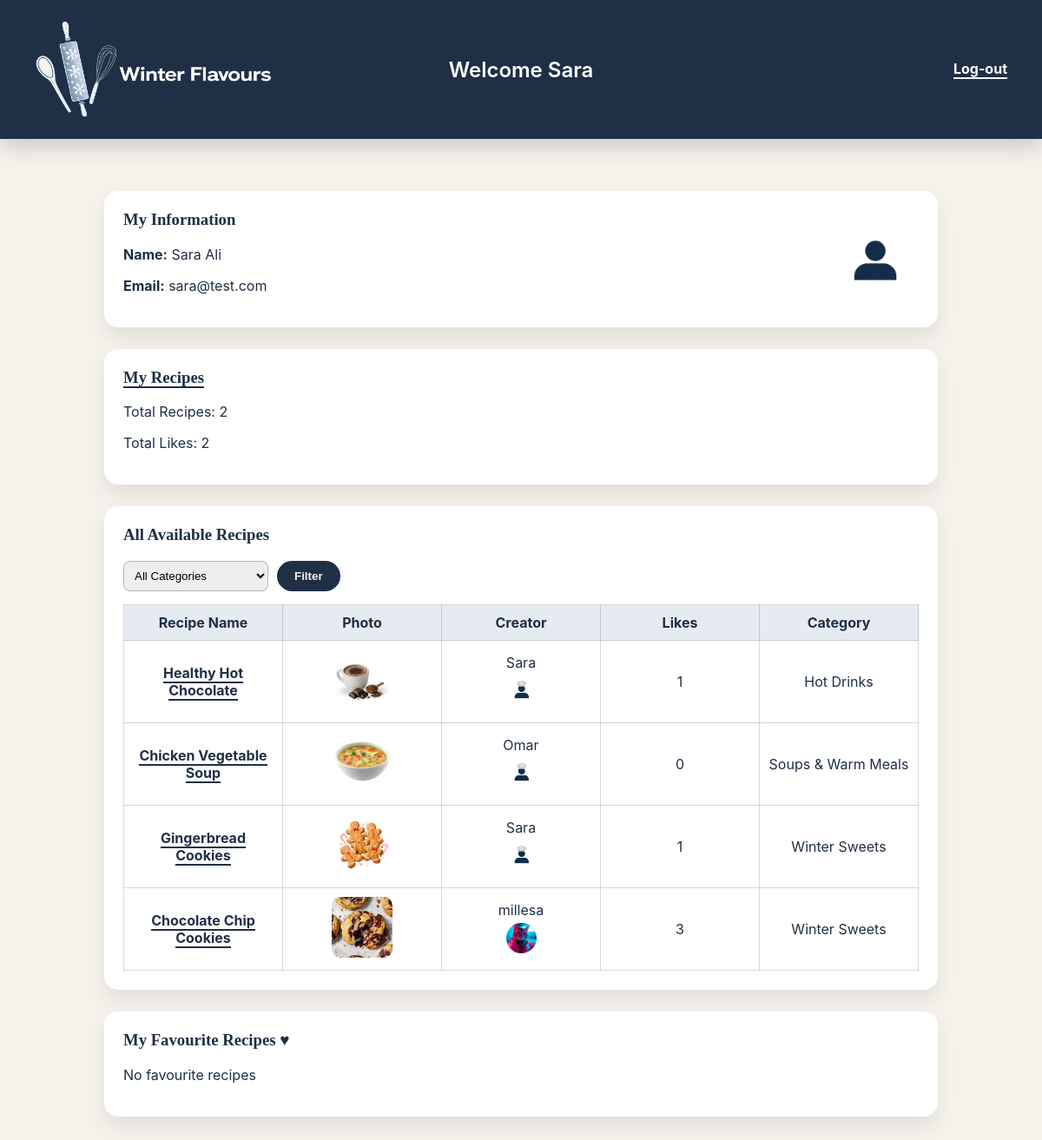
Page /Userpage.php (signed in) on the committed database.
### tables this page shows
CREATE TABLE `User` (
  `id` int NOT NULL,
  `userType` varchar(10) NOT NULL,
  `firstName` varchar(50) NOT NULL,
  `lastName` varchar(50) NOT NULL,
  `emailAddress` varchar(100) NOT NULL,
  `password` varchar(255) NOT NULL,
  `photoFileName` varchar(255) DEFAULT 'default.png'
);

CREATE TABLE `Recipe` (
  `id` int NOT NULL,
  `userID` int NOT NULL,
  `categoryID` int NOT NULL,
  `name` varchar(100) NOT NULL,
  `description` text NOT NULL,
  `photoFileName` varchar(255) NOT NULL,
  `videoFilePath` varchar(255) DEFAULT NULL
);

CREATE TABLE `RecipeCategory` (
  `id` int NOT NULL,
  `categoryName` varchar(50) NOT NULL
);

### Userpage.php (the view, shortened to what this page needs)
<?php
include("db.php");
$user_id = $_SESSION['userID'];
$user_sql = "SELECT * FROM User WHERE id='$user_id'";
$user_result = mysqli_query($conn, $user_sql);
$user = mysqli_fetch_assoc($user_result);
$count_sql = "SELECT COUNT(*) AS totalRecipes FROM Recipe WHERE userID='$user_id'";
$count_result = mysqli_query($conn,$count_sql);
$count = mysqli_fetch_assoc($count_result);
$likes_sql = "SELECT COUNT(*) AS totalLikes
FROM Likes
JOIN Recipe ON Likes.recipeID = Recipe.id
WHERE Recipe.userID='$user_id'";
$likes_result = mysqli_query($conn,$likes_sql);
$likes = mysqli_fetch_assoc($likes_result);
if($_SERVER['REQUEST_METHOD'] == "POST" && !empty($_POST['category'])){
    $cat = mysqli_real_escape_string($conn, $_POST['category']);
    $recipes_sql = "SELECT Recipe.*, User.firstName, User.photoFileName AS userPhoto,
    RecipeCategory.categoryName,
    COUNT(Likes.recipeID) AS likes
    FROM Recipe
    JOIN User ON Recipe.userID = User.id
    JOIN RecipeCategory ON Recipe.categoryID = RecipeCategory.id
    LEFT JOIN Likes ON Recipe.id = Likes.recipeID
    WHERE RecipeCategory.categoryName='$cat'
    GROUP BY Recipe.id";
}else{
    $recipes_sql = "SELECT Recipe.*, User.firstName, User.photoFileName AS userPhoto,
    RecipeCategory.categoryName,
    COUNT(Likes.recipeID) AS likes
    FROM Recipe
    JOIN User ON Recipe.userID = User.id
    JOIN RecipeCategory ON Recipe.categoryID = RecipeCategory.id
    LEFT JOIN Likes ON Recipe.id = Likes.recipeID
    GROUP BY Recipe.id";
}
$recipes_result = mysqli_query($conn,$recipes_sql);
$fav_sql = "SELECT Recipe.*
FROM Favourites
JOIN Recipe ON Favourites.recipeID = Recipe.id
WHERE Favourites.userID='$user_id'";
$fav_result = mysqli_query($conn,$fav_sql);
?>
<!DOCTYPE html>
<html lang="en">
<head>
<link rel="stylesheet" href="style.css">
</head>
<body>
<header class="wf-header">
  <div class="wf-header-inner">
    <div class="logo-box">
      <img src="images/logo.png" id="Logo">
    </div>
    <div class="header-center">
      <h2 class="welcome-text">
        Welcome <span class="username"><?php echo $user['firstName']; ?></span>
      </h2>
    </div>
    <a href="logout.php" class="logout">Log-out</a>
  </div>
</header>
<main class="user-page">
<section class="box info-box">
  <div>
    <h3>My Information</h3>
    <p><strong>Name:</strong>
      <?php echo $user['firstName']." ".$user['lastName']; ?>
    </p>
    <p><strong>Email:</strong>
      <?php echo $user['emailAddress']; ?>
    </p>
  </div>
<?php
$photo = (!empty($user['photoFileName']) && $user['photoFileName'] != 'profile.png')
          ? $user['photoFileName']
          : 'comments.png';
?>
<img id="profileImage" src="images/<?php echo $photo; ?>" class="profile-photo" alt="User Photo">
</section>
<section class="box">
  <h3><a href="MyRecipes.php" class="link">My Recipes</a></h3>
  <p>Total Recipes: <?php echo $count['totalRecipes']; ?></p>
  <p>Total Likes: <?php echo $likes['totalLikes']; ?></p>
</section>
<section class="box">
  <h3>All Available Recipes</h3>
  <form method="POST" class="filter">
    <select name="category">
  <option value="">All Categories</option>
</select>
    <button type="submit" class="filter-btn">Filter</button>
  </form>
<?php if(mysqli_num_rows($recipes_result) == 0){ ?>
  <p>No recipes found</p>
<?php } else { ?>
<table>
<thead>
<tr>
<th>Recipe Name</th>
<th>Photo</th>
<th>Creator</th>
<th>Likes</th>
<th>Category</th>
</tr>
</thead>
<tbody>
<?php while($row = mysqli_fetch_assoc($recipes_result)){ ?>
<tr>
<td>
<a href="viewRecipe.php?id=<?php echo $row['id']; ?>" class="link">
<?php echo $row['name']; ?>
</a>
</td>
<td>
<img src="images/<?php echo $row['photoFileName']; ?>" class="recipe-photo">
</td>
<td>
<?php echo $row['firstName']; ?><br>
<img src="images/<?php echo !empty($row['userPhoto']) ? $row['userPhoto'] : 'comments.png'; ?>" class="profile-photo">
</td>
<td><?php echo $row['likes']; ?></td>
<td><?php echo $row['categoryName']; ?></td>
</tr>
<?php } ?>
</tbody>
</table>
<?php } ?>
</section>
<section class="box">
<h3>My Favourite Recipes ♥</h3>
<?php if(mysqli_num_rows($fav_result)==0){ ?>
<p>No favourite recipes</p>
<?php } ?>
</section>
</main>
</body>
</html>

### style.css (style rules this page uses)
.wf-header { background:#1f2f46; height:160px; display:flex; align-items:center; box-shadow:0 8px 24px rgba(0,0,0,.18); position:relative; }
.wf-header-inner { max-width:1200px; width:100%; margin:auto; padding:0 40px; display:flex; align-items:center; justify-content:space-between; }
#Logo { height:200%; width:auto; }
.logo-box { width:auto; height:56px; border-radius:14px; display:flex; align-items:center; justify-content:center; }
* { box-sizing: border-box; }
body { margin: 0; font-family: system-ui, -apple-system, "Segoe UI", Roboto, Arial, sans-serif; background-color: #3E2723; }
.link { color: #374254; font-weight: 700; text-decoration: underline; }
.link { font-weight: 700; color: #1f2f46; text-decoration: none; border-bottom: 2px solid #1f2f46; }
body { background: #f5f2ec; font-family: "Inter", sans-serif; color: #1f2f46; }
.user-page { max-width: 1000px; margin: 40px auto; padding: 20px; }
.box { background: #ffffff; border-radius: 16px; padding: 22px; margin-bottom: 25px; box-shadow: 0 12px 25px rgba(0,0,0,0.08); }
.box h3 { margin-top: 0; font-family: "Playfair Display", serif; }
.info-box { display: flex; justify-content: space-between; align-items: center; }
.info-box img { width: 100px; height: 100px; border-radius: 12px; object-fit: cover; }
.filter { display: flex; gap: 10px; margin-bottom: 15px; }
select { padding: 8px; border-radius: 8px; border: 1px solid rgba(31,47,70,0.3); }
.filter-btn { padding: 8px 20px; border-radius: 999px; border: none; background: #1f2f46; color: #f5f2ec; font-weight: 700; cursor: pointer; }
table { width: 100%; border-collapse: collapse; table-layout: fixed; }
th, td { border: 1px solid rgba(0,0,0,0.15); padding: 10px; text-align: center; word-wrap: break-word; }
th { background: #e6ebf3; }
.link { color: #1f2f46; font-weight: 700; text-decoration: none; border-bottom: 2px solid #1f2f46; }
.recipe-photo { width: 70px; height: 70px; object-fit: cover; border-radius: 10px; }
.profile-photo { width: 35px; height: 35px; border-radius: 50%; margin-top: 5px; object-fit: cover; }
.logout { font-weight: 700; text-decoration: none; color: #ffffff; border-bottom: 2px solid #ffffff; }
.header-center { position:absolute; left:50%; transform:translateX(-50%); }
.welcome-text { font-size:24px; font-weight:600; color:#ffffff; margin:0; }

### rows in the picture
user: firstName "Sara", lastName "Ali", emailAddress "sara@test.com"
recipe: name "Healthy Hot Chocolate", photoFileName (picture), userID.firstName "Sara", userID.photoFileName (placeholder picture), likes "1", categoryID.categoryName "Hot Drinks"
recipe: name "Chicken Vegetable Soup", photoFileName (picture), userID.firstName "Omar", userID.photoFileName (placeholder picture), likes "0", categoryID.categoryName "Soups & Warm Meals"
recipe: name "Gingerbread Cookies", photoFileName (picture), userID.firstName "Sara", userID.photoFileName (placeholder picture), likes "1", categoryID.categoryName "Winter Sweets"
recipe: name "Chocolate Chip Cookies", photoFileName (picture), userID.firstName "millesa", userID.photoFileName (picture), likes "3", categoryID.categoryName "Winter Sweets"

### other values in the picture
$count['totalRecipes'] "2"
$likes['totalLikes'] "2"
